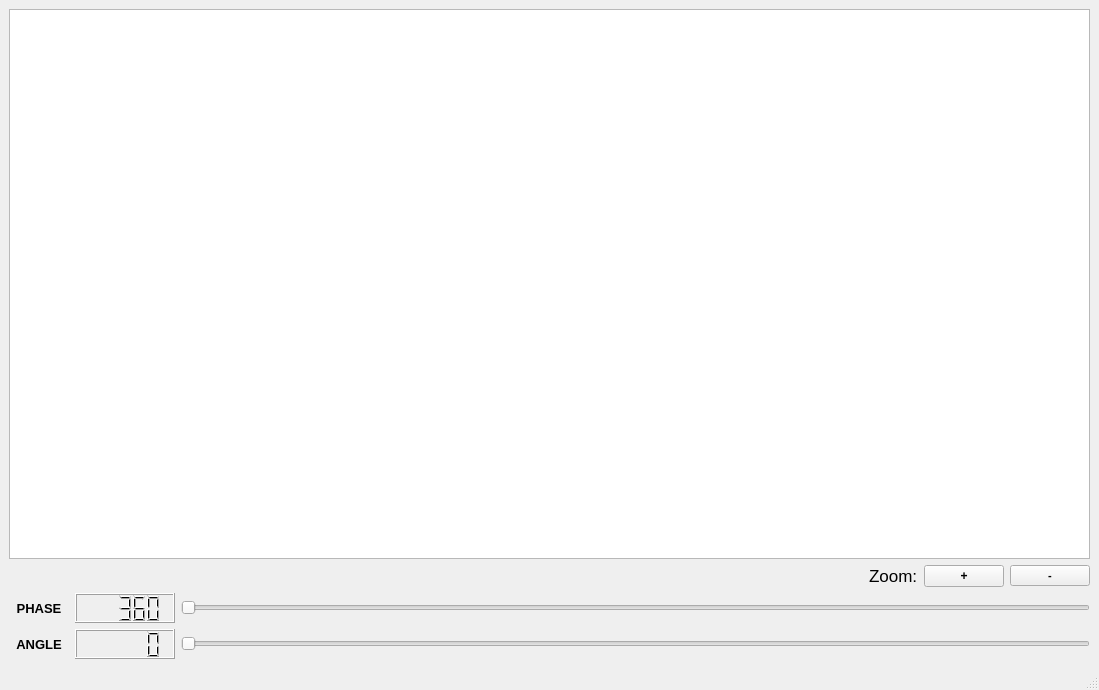
<?xml version="1.0" encoding="UTF-8"?>
<ui version="4.0">
 <class>MainWindow</class>
 <widget class="QMainWindow" name="MainWindow">
  <property name="geometry">
   <rect>
    <x>0</x>
    <y>0</y>
    <width>1099</width>
    <height>690</height>
   </rect>
  </property>
  <property name="windowTitle">
   <string>MainWindow</string>
  </property>
  <widget class="QWidget" name="centralwidget">
   <layout class="QGridLayout" name="gridLayout_3">
    <item row="0" column="0">
     <layout class="QGridLayout" name="gridLayout_2">
      <item row="0" column="0">
       <widget class="QGraphicsView" name="graphicsView">
        <property name="verticalScrollBarPolicy">
         <enum>Qt::ScrollBarAlwaysOff</enum>
        </property>
        <property name="horizontalScrollBarPolicy">
         <enum>Qt::ScrollBarAlwaysOff</enum>
        </property>
        <property name="sizeAdjustPolicy">
         <enum>QAbstractScrollArea::AdjustIgnored</enum>
        </property>
        <property name="dragMode">
         <enum>QGraphicsView::ScrollHandDrag</enum>
        </property>
        <property name="resizeAnchor">
         <enum>QGraphicsView::AnchorViewCenter</enum>
        </property>
       </widget>
      </item>
     </layout>
    </item>
    <item row="1" column="0">
     <layout class="QHBoxLayout" name="horizontalLayout">
      <item>
       <spacer name="horizontalSpacer">
        <property name="orientation">
         <enum>Qt::Horizontal</enum>
        </property>
        <property name="sizeHint" stdset="0">
         <size>
          <width>40</width>
          <height>20</height>
         </size>
        </property>
       </spacer>
      </item>
      <item>
       <widget class="QLabel" name="label_3">
        <property name="font">
         <font>
          <pointsize>13</pointsize>
          <weight>50</weight>
          <bold>false</bold>
         </font>
        </property>
        <property name="text">
         <string>Zoom:</string>
        </property>
       </widget>
      </item>
      <item>
       <widget class="QPushButton" name="pushButtonZoomIn">
        <property name="font">
         <font>
          <weight>75</weight>
          <bold>true</bold>
         </font>
        </property>
        <property name="text">
         <string>+</string>
        </property>
       </widget>
      </item>
      <item>
       <widget class="QPushButton" name="pushButtonZoomOut">
        <property name="font">
         <font>
          <pointsize>8</pointsize>
          <weight>75</weight>
          <italic>false</italic>
          <bold>true</bold>
          <underline>false</underline>
         </font>
        </property>
        <property name="text">
         <string>-</string>
        </property>
       </widget>
      </item>
     </layout>
    </item>
    <item row="2" column="0">
     <layout class="QGridLayout" name="gridLayout">
      <item row="0" column="1">
       <widget class="QLCDNumber" name="lcdNumberPhase">
        <property name="minimumSize">
         <size>
          <width>100</width>
          <height>30</height>
         </size>
        </property>
        <property name="intValue" stdset="0">
         <number>360</number>
        </property>
       </widget>
      </item>
      <item row="0" column="2">
       <widget class="QSlider" name="horizontalSliderPhase">
        <property name="minimum">
         <number>0</number>
        </property>
        <property name="maximum">
         <number>360</number>
        </property>
        <property name="singleStep">
         <number>1</number>
        </property>
        <property name="orientation">
         <enum>Qt::Horizontal</enum>
        </property>
       </widget>
      </item>
      <item row="1" column="1">
       <widget class="QLCDNumber" name="lcdNumberAngle">
        <property name="minimumSize">
         <size>
          <width>100</width>
          <height>30</height>
         </size>
        </property>
       </widget>
      </item>
      <item row="1" column="2">
       <widget class="QSlider" name="horizontalSliderAngle">
        <property name="maximum">
         <number>360</number>
        </property>
        <property name="orientation">
         <enum>Qt::Horizontal</enum>
        </property>
       </widget>
      </item>
      <item row="0" column="0">
       <widget class="QLabel" name="label">
        <property name="sizePolicy">
         <sizepolicy hsizetype="Minimum" vsizetype="Minimum">
          <horstretch>0</horstretch>
          <verstretch>0</verstretch>
         </sizepolicy>
        </property>
        <property name="minimumSize">
         <size>
          <width>60</width>
          <height>30</height>
         </size>
        </property>
        <property name="font">
         <font>
          <pointsize>10</pointsize>
          <weight>75</weight>
          <bold>true</bold>
         </font>
        </property>
        <property name="layoutDirection">
         <enum>Qt::LeftToRight</enum>
        </property>
        <property name="text">
         <string>PHASE</string>
        </property>
        <property name="alignment">
         <set>Qt::AlignCenter</set>
        </property>
       </widget>
      </item>
      <item row="1" column="0">
       <widget class="QLabel" name="label_2">
        <property name="sizePolicy">
         <sizepolicy hsizetype="Minimum" vsizetype="Minimum">
          <horstretch>0</horstretch>
          <verstretch>0</verstretch>
         </sizepolicy>
        </property>
        <property name="minimumSize">
         <size>
          <width>60</width>
          <height>30</height>
         </size>
        </property>
        <property name="font">
         <font>
          <pointsize>10</pointsize>
          <weight>75</weight>
          <bold>true</bold>
         </font>
        </property>
        <property name="layoutDirection">
         <enum>Qt::LeftToRight</enum>
        </property>
        <property name="text">
         <string>ANGLE</string>
        </property>
        <property name="alignment">
         <set>Qt::AlignCenter</set>
        </property>
       </widget>
      </item>
     </layout>
    </item>
   </layout>
  </widget>
  <widget class="QMenuBar" name="menubar">
   <property name="geometry">
    <rect>
     <x>0</x>
     <y>0</y>
     <width>1099</width>
     <height>20</height>
    </rect>
   </property>
  </widget>
  <widget class="QStatusBar" name="statusbar"/>
 </widget>
 <resources/>
 <connections/>
</ui>
